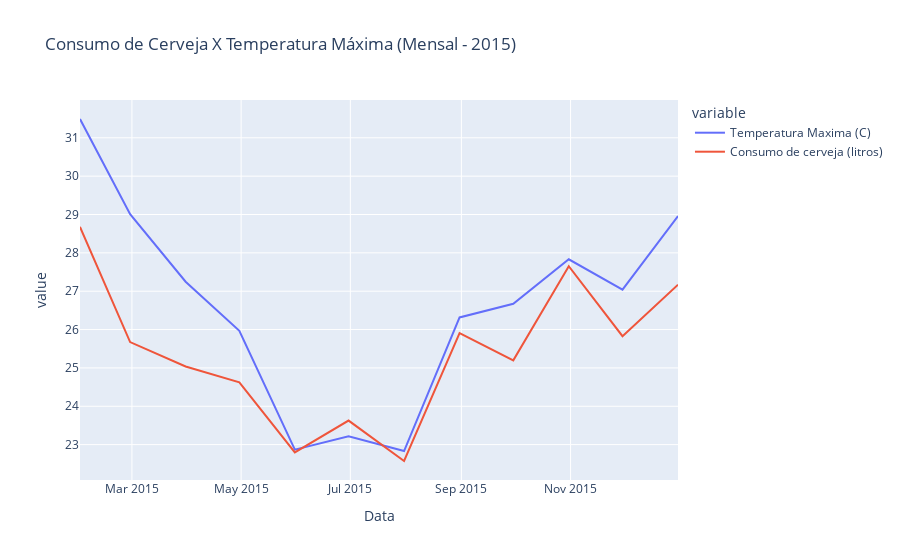

Here is the notebook cell this chart was saved with:
### Markdown cell above
Aqui vemos a evolução do consumo de cerveja e temperatura máxima ao longo do ano. Por ele, podemos ter uma ideia melhor da correlação entre as variáveis. Como esperado, nos meses de inverno onde a temperatura abaixa, o consumo de cerveja também diminui significativamente. Ao contrário, nos meses de verão quando a temperatura aumenta, o consumo de cerveja também aumenta.

### Code cell
df_mensal = df_consumption.resample('ME').mean()
px.line(df_mensal, x=df_mensal.index, y=['Temperatura Maxima (C)', 'Consumo de cerveja (litros)'], title='Consumo de Cerveja X Temperatura Máxima (Mensal - 2015)')

### Figure 1 — Plotly figure (JSON) as saved in the notebook; plotly's stock layout.template omitted (floating-point values rounded to 4 significant figures)
{"data": [{"hovertemplate": "variable=Temperatura Maxima (C)<br>Data=%{x}<br>value=%{y}<extra></extra>", "legendgroup": "Temperatura Maxima (C)", "line": {"color": "#636efa", "dash": "solid"}, "marker": {"symbol": "circle"}, "mode": "lines", "name": "Temperatura Maxima (C)", "orientation": "v", "showlegend": true, "type": "scatter", "x": ["2015-01-31T00:00:00", "2015-02-28T00:00:00", "2015-03-31T00:00:00", "2015-04-30T00:00:00", "2015-05-31T00:00:00", "2015-06-30T00:00:00", "2015-07-31T00:00:00", "2015-08-31T00:00:00", "2015-09-30T00:00:00", "2015-10-31T00:00:00", "2015-11-30T00:00:00", "2015-12-31T00:00:00"], "xaxis": "x", "y": [31.49, 29.01, 27.25, 25.97, 22.87, 23.22, 22.83, 26.32, 26.67, 27.83, 27.04, 28.96], "yaxis": "y"}, {"hovertemplate": "variable=Consumo de cerveja (litros)<br>Data=%{x}<br>value=%{y}<extra></extra>", "legendgroup": "Consumo de cerveja (litros)", "line": {"color": "#EF553B", "dash": "solid"}, "marker": {"symbol": "circle"}, "mode": "lines", "name": "Consumo de cerveja (litros)", "orientation": "v", "showlegend": true, "type": "scatter", "x": ["2015-01-31T00:00:00", "2015-02-28T00:00:00", "2015-03-31T00:00:00", "2015-04-30T00:00:00", "2015-05-31T00:00:00", "2015-06-30T00:00:00", "2015-07-31T00:00:00", "2015-08-31T00:00:00", "2015-09-30T00:00:00", "2015-10-31T00:00:00", "2015-11-30T00:00:00", "2015-12-31T00:00:00"], "xaxis": "x", "y": [28.68, 25.67, 25.04, 24.62, 22.8, 23.63, 22.57, 25.91, 25.2, 27.65, 25.83, 27.17], "yaxis": "y"}], "layout": {"legend": {"title": {"text": "variable"}, "tracegroupgap": 0}, "title": {"text": "Consumo de Cerveja X Temperatura Máxima (Mensal - 2015)"}, "xaxis": {"anchor": "y", "domain": [0, 1], "title": {"text": "Data"}}, "yaxis": {"anchor": "x", "domain": [0, 1], "title": {"text": "value"}}}}
